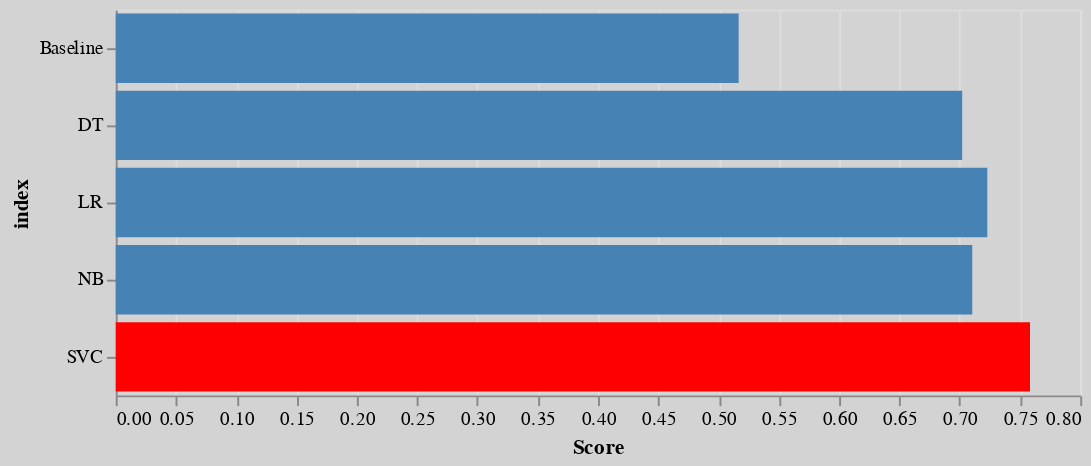

The code cell stored with this chart in its notebook:
### Markdown cell above
## Comparing Scores

### Code cell
# Compare scores of baseline, regression, svm rbf, decision tree, and naive bayes model on a bar graph
cscores = [basescore, lrscore, svcscore, dtscore, nbscore]
compare_scores(cscores)

### Figure 1 — Vega-Lite specification as saved in the notebook (floating-point values rounded to 4 significant figures)
{"config": {"view": {"continuousWidth": 400, "continuousHeight": 300}, "background": "lightgrey"}, "data": {"name": "data-be3193017072a6cf1e69e0c097ce7701"}, "mark": "bar", "encoding": {"color": {"condition": {"value": "red", "test": "(datum.Score === 0.7583333333333333)"}, "value": "steelblue"}, "x": {"field": "Score", "type": "quantitative"}, "y": {"field": "index", "type": "nominal"}}, "height": 200, "width": 500, "$schema": "https://vega.github.io/schema/vega-lite/v4.17.0.json", "datasets": {"data-be3193017072a6cf1e69e0c097ce7701": [{"index": "Baseline", "Score": 0.5167}, {"index": "LR", "Score": 0.7229}, {"index": "SVC", "Score": 0.7583}, {"index": "DT", "Score": 0.7021}, {"index": "NB", "Score": 0.7104}]}}
